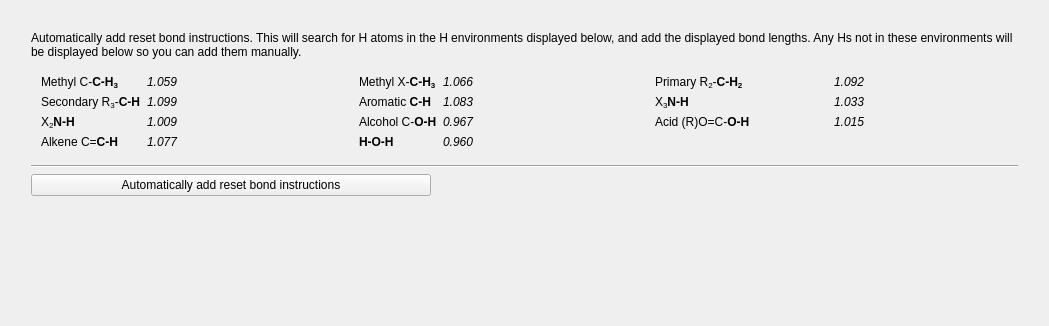
            <widget class="QWidget" name="page_11">
             <property name="geometry">
              <rect>
               <x>0</x>
               <y>0</y>
               <width>1049</width>
               <height>326</height>
              </rect>
             </property>
             <attribute name="label">
              <string>Automatically add reset bond instructions</string>
             </attribute>
             <layout class="QGridLayout" name="gridLayout_19">
              <item row="0" column="0">
               <layout class="QVBoxLayout" name="verticalLayout_33">
                <property name="leftMargin">
                 <number>20</number>
                </property>
                <property name="topMargin">
                 <number>20</number>
                </property>
                <property name="rightMargin">
                 <number>20</number>
                </property>
                <property name="bottomMargin">
                 <number>20</number>
                </property>
                <item>
                 <widget class="QLabel" name="label_36">
                  <property name="text">
                   <string>Automatically add reset bond instructions. This will search for H atoms in the H environments displayed below, and add the displayed bond lengths. Any Hs not in these environments will be displayed below so you can add them manually.</string>
                  </property>
                  <property name="wordWrap">
                   <bool>true</bool>
                  </property>
                 </widget>
                </item>
                <item>
                 <layout class="QHBoxLayout" name="horizontalLayout_63">
                  <property name="leftMargin">
                   <number>10</number>
                  </property>
                  <property name="topMargin">
                   <number>10</number>
                  </property>
                  <property name="rightMargin">
                   <number>10</number>
                  </property>
                  <property name="bottomMargin">
                   <number>10</number>
                  </property>
                  <item>
                   <layout class="QVBoxLayout" name="verticalLayout_45">
                    <item>
                     <widget class="QLabel" name="label_40">
                      <property name="text">
                       <string>&lt;html&gt;&lt;head/&gt;&lt;body&gt;&lt;p&gt;Methyl C-&lt;span style=&quot; font-weight:600;&quot;&gt;C-H&lt;/span&gt;&lt;span style=&quot; font-weight:600; vertical-align:sub;&quot;&gt;3&lt;/span&gt;&lt;/p&gt;&lt;/body&gt;&lt;/html&gt;</string>
                      </property>
                     </widget>
                    </item>
                    <item>
                     <widget class="QLabel" name="label_32">
                      <property name="text">
                       <string>&lt;html&gt;&lt;head/&gt;&lt;body&gt;&lt;p&gt;Secondary R&lt;span style=&quot; vertical-align:sub;&quot;&gt;3&lt;/span&gt;-&lt;span style=&quot; font-weight:600;&quot;&gt;C-H&lt;/span&gt;&lt;/p&gt;&lt;/body&gt;&lt;/html&gt;</string>
                      </property>
                     </widget>
                    </item>
                    <item>
                     <widget class="QLabel" name="label_19">
                      <property name="text">
                       <string>&lt;html&gt;&lt;head/&gt;&lt;body&gt;&lt;p&gt;X&lt;span style=&quot; vertical-align:sub;&quot;&gt;2&lt;/span&gt;&lt;span style=&quot; font-weight:600;&quot;&gt;N-H&lt;/span&gt;&lt;/p&gt;&lt;/body&gt;&lt;/html&gt;</string>
                      </property>
                     </widget>
                    </item>
                    <item>
                     <widget class="QLabel" name="label_58">
                      <property name="text">
                       <string>Alkene C=&lt;b&gt;C-H&lt;/b&gt;</string>
                      </property>
                     </widget>
                    </item>
                   </layout>
                  </item>
                  <item>
                   <layout class="QVBoxLayout" name="verticalLayout_47">
                    <property name="topMargin">
                     <number>0</number>
                    </property>
                    <item>
                     <widget class="QLabel" name="label_41">
                      <property name="font">
                       <font>
                        <italic>true</italic>
                       </font>
                      </property>
                      <property name="layoutDirection">
                       <enum>Qt::LeftToRight</enum>
                      </property>
                      <property name="text">
                       <string>1.059</string>
                      </property>
                      <property name="alignment">
                       <set>Qt::AlignLeading|Qt::AlignLeft|Qt::AlignVCenter</set>
                      </property>
                     </widget>
                    </item>
                    <item>
                     <widget class="QLabel" name="label_33">
                      <property name="font">
                       <font>
                        <italic>true</italic>
                       </font>
                      </property>
                      <property name="text">
                       <string>1.099</string>
                      </property>
                      <property name="alignment">
                       <set>Qt::AlignLeading|Qt::AlignLeft|Qt::AlignVCenter</set>
                      </property>
                     </widget>
                    </item>
                    <item>
                     <widget class="QLabel" name="label_24">
                      <property name="font">
                       <font>
                        <italic>true</italic>
                       </font>
                      </property>
                      <property name="text">
                       <string>1.009</string>
                      </property>
                      <property name="alignment">
                       <set>Qt::AlignLeading|Qt::AlignLeft|Qt::AlignVCenter</set>
                      </property>
                     </widget>
                    </item>
                    <item>
                     <widget class="QLabel" name="label_59">
                      <property name="font">
                       <font>
                        <italic>true</italic>
                       </font>
                      </property>
                      <property name="text">
                       <string>1.077</string>
                      </property>
                      <property name="alignment">
                       <set>Qt::AlignLeading|Qt::AlignLeft|Qt::AlignVCenter</set>
                      </property>
                     </widget>
                    </item>
                   </layout>
                  </item>
                  <item>
                   <spacer name="horizontalSpacer_33">
                    <property name="orientation">
                     <enum>Qt::Horizontal</enum>
                    </property>
                    <property name="sizeHint" stdset="0">
                     <size>
                      <width>40</width>
                      <height>20</height>
                     </size>
                    </property>
                   </spacer>
                  </item>
                  <item>
                   <layout class="QVBoxLayout" name="verticalLayout_48">
                    <item>
                     <widget class="QLabel" name="label_34">
                      <property name="text">
                       <string>&lt;html&gt;&lt;head/&gt;&lt;body&gt;&lt;p&gt;Methyl X-&lt;span style=&quot; font-weight:600;&quot;&gt;C-H&lt;/span&gt;&lt;span style=&quot; font-weight:600; vertical-align:sub;&quot;&gt;3&lt;/span&gt;&lt;/p&gt;&lt;/body&gt;&lt;/html&gt;</string>
                      </property>
                     </widget>
                    </item>
                    <item>
                     <widget class="QLabel" name="label_42">
                      <property name="text">
                       <string>Aromatic &lt;b&gt;C-H&lt;/b&gt;</string>
                      </property>
                      <property name="alignment">
                       <set>Qt::AlignLeading|Qt::AlignLeft|Qt::AlignVCenter</set>
                      </property>
                     </widget>
                    </item>
                    <item>
                     <widget class="QLabel" name="label_25">
                      <property name="text">
                       <string>Alcohol C-&lt;b&gt;O-H&lt;/b&gt;</string>
                      </property>
                     </widget>
                    </item>
                    <item>
                     <widget class="QLabel" name="label_60">
                      <property name="text">
                       <string>&lt;b&gt;H-O-H&lt;/b&gt;</string>
                      </property>
                     </widget>
                    </item>
                   </layout>
                  </item>
                  <item>
                   <layout class="QVBoxLayout" name="verticalLayout_51">
                    <item>
                     <widget class="QLabel" name="label_35">
                      <property name="font">
                       <font>
                        <italic>true</italic>
                       </font>
                      </property>
                      <property name="text">
                       <string>1.066</string>
                      </property>
                      <property name="alignment">
                       <set>Qt::AlignLeading|Qt::AlignLeft|Qt::AlignVCenter</set>
                      </property>
                     </widget>
                    </item>
                    <item>
                     <widget class="QLabel" name="label_43">
                      <property name="font">
                       <font>
                        <italic>true</italic>
                       </font>
                      </property>
                      <property name="text">
                       <string>1.083</string>
                      </property>
                      <property name="alignment">
                       <set>Qt::AlignLeading|Qt::AlignLeft|Qt::AlignVCenter</set>
                      </property>
                     </widget>
                    </item>
                    <item>
                     <widget class="QLabel" name="label_26">
                      <property name="font">
                       <font>
                        <italic>true</italic>
                       </font>
                      </property>
                      <property name="text">
                       <string>0.967</string>
                      </property>
                      <property name="alignment">
                       <set>Qt::AlignLeading|Qt::AlignLeft|Qt::AlignVCenter</set>
                      </property>
                     </widget>
                    </item>
                    <item>
                     <widget class="QLabel" name="label_61">
                      <property name="font">
                       <font>
                        <italic>true</italic>
                       </font>
                      </property>
                      <property name="text">
                       <string>0.960</string>
                      </property>
                      <property name="alignment">
                       <set>Qt::AlignLeading|Qt::AlignLeft|Qt::AlignVCenter</set>
                      </property>
                     </widget>
                    </item>
                   </layout>
                  </item>
                  <item>
                   <spacer name="horizontalSpacer_32">
                    <property name="orientation">
                     <enum>Qt::Horizontal</enum>
                    </property>
                    <property name="sizeHint" stdset="0">
                     <size>
                      <width>40</width>
                      <height>20</height>
                     </size>
                    </property>
                   </spacer>
                  </item>
                  <item>
                   <layout class="QVBoxLayout" name="verticalLayout_50">
                    <item>
                     <widget class="QLabel" name="label_29">
                      <property name="text">
                       <string>&lt;html&gt;&lt;head/&gt;&lt;body&gt;&lt;p&gt;Primary R&lt;span style=&quot; vertical-align:sub;&quot;&gt;2&lt;/span&gt;-&lt;span style=&quot; font-weight:600;&quot;&gt;C-H&lt;/span&gt;&lt;span style=&quot; font-weight:600; vertical-align:sub;&quot;&gt;2&lt;/span&gt;&lt;/p&gt;&lt;/body&gt;&lt;/html&gt;</string>
                      </property>
                     </widget>
                    </item>
                    <item>
                     <widget class="QLabel" name="label_12">
                      <property name="text">
                       <string>&lt;html&gt;&lt;head/&gt;&lt;body&gt;&lt;p&gt;X&lt;span style=&quot; vertical-align:sub;&quot;&gt;3&lt;/span&gt;&lt;span style=&quot; font-weight:600;&quot;&gt;N-H&lt;/span&gt;&lt;/p&gt;&lt;/body&gt;&lt;/html&gt;</string>
                      </property>
                     </widget>
                    </item>
                    <item>
                     <widget class="QLabel" name="label_27">
                      <property name="text">
                       <string>&lt;html&gt;&lt;head/&gt;&lt;body&gt;&lt;p&gt;Acid (R)O=C-&lt;span style=&quot; font-weight:600;&quot;&gt;O-H&lt;/span&gt;&lt;/p&gt;&lt;/body&gt;&lt;/html&gt;</string>
                      </property>
                     </widget>
                    </item>
                    <item>
                     <spacer name="horizontalSpacer_30">
                      <property name="orientation">
                       <enum>Qt::Horizontal</enum>
                      </property>
                      <property name="sizeHint" stdset="0">
                       <size>
                        <width>40</width>
                        <height>20</height>
                       </size>
                      </property>
                     </spacer>
                    </item>
                   </layout>
                  </item>
                  <item>
                   <layout class="QVBoxLayout" name="verticalLayout_49">
                    <property name="rightMargin">
                     <number>20</number>
                    </property>
                    <item>
                     <widget class="QLabel" name="label_31">
                      <property name="font">
                       <font>
                        <italic>true</italic>
                       </font>
                      </property>
                      <property name="text">
                       <string>1.092</string>
                      </property>
                      <property name="alignment">
                       <set>Qt::AlignLeading|Qt::AlignLeft|Qt::AlignVCenter</set>
                      </property>
                     </widget>
                    </item>
                    <item>
                     <widget class="QLabel" name="label_15">
                      <property name="font">
                       <font>
                        <italic>true</italic>
                       </font>
                      </property>
                      <property name="text">
                       <string>1.033</string>
                      </property>
                      <property name="alignment">
                       <set>Qt::AlignLeading|Qt::AlignLeft|Qt::AlignVCenter</set>
                      </property>
                     </widget>
                    </item>
                    <item>
                     <widget class="QLabel" name="label_28">
                      <property name="font">
                       <font>
                        <italic>true</italic>
                       </font>
                      </property>
                      <property name="text">
                       <string>1.015</string>
                      </property>
                      <property name="alignment">
                       <set>Qt::AlignLeading|Qt::AlignLeft|Qt::AlignVCenter</set>
                      </property>
                     </widget>
                    </item>
                    <item>
                     <spacer name="horizontalSpacer_31">
                      <property name="orientation">
                       <enum>Qt::Horizontal</enum>
                      </property>
                      <property name="sizeHint" stdset="0">
                       <size>
                        <width>40</width>
                        <height>20</height>
                       </size>
                      </property>
                     </spacer>
                    </item>
                   </layout>
                  </item>
                 </layout>
                </item>
                <item>
                 <widget class="Line" name="line_15">
                  <property name="orientation">
                   <enum>Qt::Horizontal</enum>
                  </property>
                 </widget>
                </item>
                <item>
                 <widget class="QPushButton" name="autoResetBondBut">
                  <property name="maximumSize">
                   <size>
                    <width>400</width>
                    <height>16777215</height>
                   </size>
                  </property>
                  <property name="text">
                   <string>Automatically add reset bond instructions</string>
                  </property>
                 </widget>
                </item>
                <item>
                 <widget class="QLabel" name="autoResetBondStatusLab">
                  <property name="font">
                   <font>
                    <italic>true</italic>
                   </font>
                  </property>
                  <property name="text">
                   <string/>
                  </property>
                  <property name="textInteractionFlags">
                   <set>Qt::LinksAccessibleByMouse|Qt::TextSelectableByMouse</set>
                  </property>
                 </widget>
                </item>
                <item>
                 <spacer name="verticalSpacer_13">
                  <property name="orientation">
                   <enum>Qt::Vertical</enum>
                  </property>
                  <property name="sizeHint" stdset="0">
                   <size>
                    <width>20</width>
                    <height>40</height>
                   </size>
                  </property>
                 </spacer>
                </item>
               </layout>
              </item>
             </layout>
            </widget>
